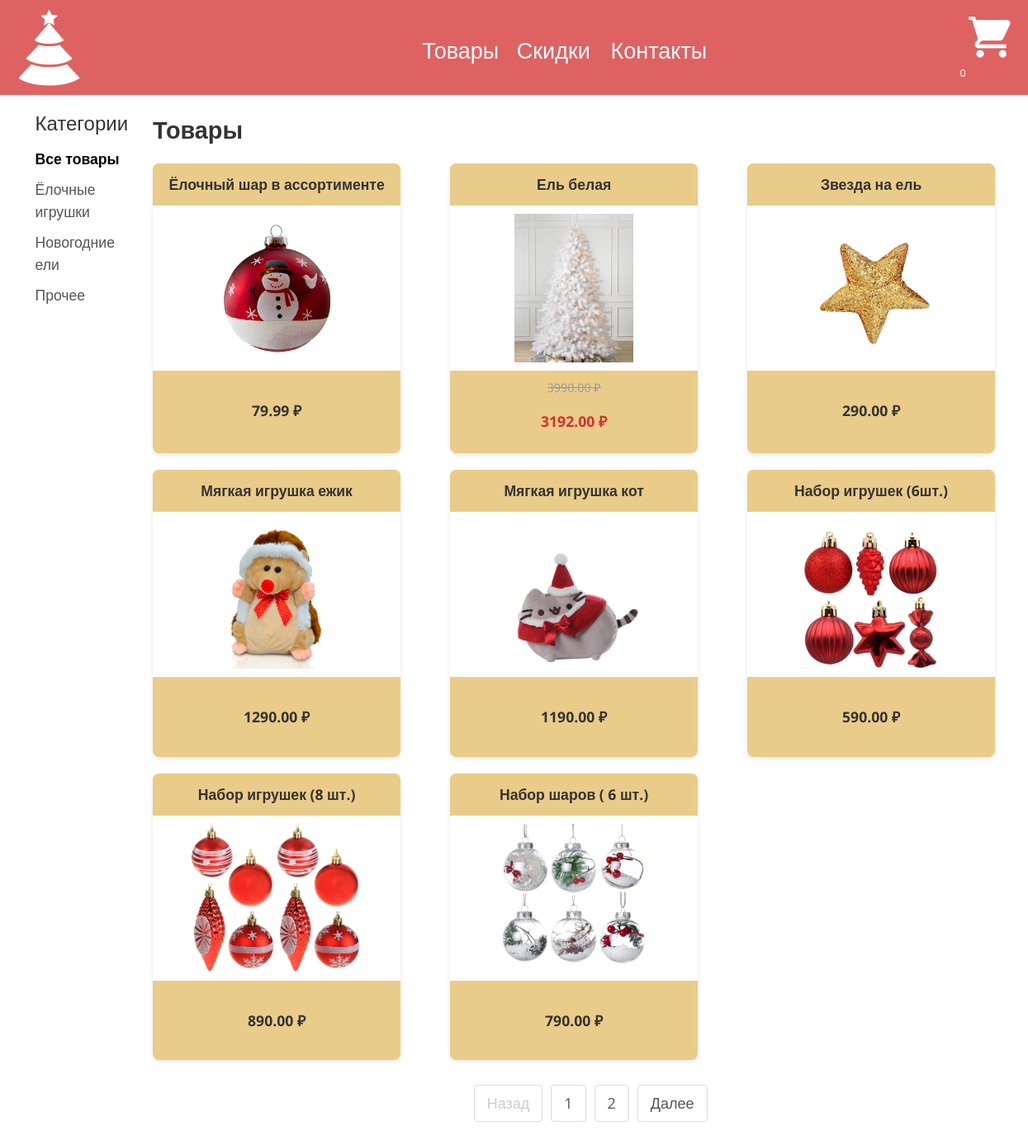
The app's page /shop/ with its own data.
### main/models.py (models this page shows, shortened)
class Category(models.Model):
    name = models.CharField(max_length=20,
                            unique=True)
    slug = models.SlugField(max_length=20,
                            unique=True)
    class Meta:
        ordering = ['name']
        indexes = [models.Index(fields=['name'])]
        verbose_name = 'category'
        verbose_name_plural = 'categories'
    def get_absolute_url(self):
        return reverse("main:product_list_by_category",
                       args=[self.slug])

class Product(models.Model):
    category = models.ForeignKey(Category,
                                 related_name='products',
                                 on_delete=models.CASCADE)
    name = models.CharField(max_length=27)
    slug = models.SlugField(max_length=50)
    image = models.ImageField(upload_to='products/%Y/%m/%d',
                              blank=True)
    description = models.TextField(blank=True)
    price = models.DecimalField(max_digits=10,
                                decimal_places=2)
    available = models.BooleanField(default=True)
    created = models.DateTimeField(auto_now_add=True)
    updated = models.DateTimeField(auto_now=True)
    discount = models.DecimalField(default=0.00, max_digits=4,
                                   decimal_places=2)
    class Meta:
        ordering = ['name']
        indexes = [
            models.Index(fields=['id', 'slug']),
            models.Index(fields=['name']),
            models.Index(fields=['-created']),
        ]
    def get_absolute_url(self):
        return reverse('main:product_detail',
                       args=[self.slug])
    def sell_price(self):
        if self.discount:
            return round(self.price - self.price * self.discount / 100, 2)
        return self.price

### main/views.py (the view)
# urls.py: path('shop/', views.product_list, name='product_list'),
def product_list(request, category_slug=None):
    page = request.GET.get('page', 1)
    category = None
    categories = Category.objects.all()
    products = Product.objects.filter(available=True)
    paginator = Paginator(products, 8)
    current_page = paginator.page(int(page))
    if category_slug:
        category = get_object_or_404(Category,
                                     slug=category_slug)
        paginator = Paginator(products.filter(category=category), 8)
        current_page = paginator.page(int(page))
    return render(request,
                  'main/product/list.html',
                  {'category': category,
                   'categories': categories,
                   'products': current_page,
                   'slug_url': category_slug})

### cart/cart.py (called while the page is built)
    def __len__(self):
        return sum(item['quantity'] for item in self.cart.values())

### cart/context_processors.py (called while the page is built)
def cart(request):
    return{'cart' : Cart(request)}

### main/templates/main/product/list.html (shortened to what this page needs)
{% extends "main/base.html" %}
{% load static %}
{% block content %}
    <div class="list">
        <div class="sidebar">
            <h3>Категории</h3>
            <ul>
                <li {% if not category %}class="selected"{% endif %}>
                    <a href="{% url "main:product_list" %}">Все товары</a>
                </li>
                {% for c in categories %}
                    <li {% if category.slug == c.slug %}class="selected"{% endif %}>
                        <a href="{{ c.get_absolute_url}}">{{ c.name }}</a>
                    </li>
                {% endfor %}
            </ul>
        </div>
        <div class="main">
            <div class="main-title">
                {% if category %}{{ category.name}}{%else%}Товары{% endif %}
            </div>
            <div class="product-list">
                <div class="item">
                    {% for product in products %}
                        <div class="item">
                            <a href="{{product.get_absolute_url}}" class="home-card">
                                <h5 class="title-card">{{product.name}}</h5>
                                <img src="{{ product.image.url }}" alt="" class="card-img">
                                {% if product.discount %}
                                    <div class="card-discount">
                                        <p class="line">{{ product.price }} ₽</p>
                                        <p>{{ product.sell_price }} ₽</p>
                                    </div>
                                {% else %}
                                    <p class="price">{{ product.price }} ₽</p>
                                {% endif %}
                            </a>
                        </div>
                    {% endfor %}
                </div>
            </div>
            <ul class="pagination">
                <li class="{% if not products.has_previous %}disabled{% endif %}">
                    <a href="{% if products.has_previous %}?page={{ products.previous_page_number }}{% endif %}">Назад</a>
                </li>
                {% for page in products.paginator.page_range %}
                    {% if page >= products.number|add:-2 and page <= products.number|add:2 %}
                        <li>
                            <a href="?page={{ page }}" class="{% if products.number == page %}disabled{% endif %}">{{ page }}</a>
                        </li>
                    {% endif %}
                {% endfor %}
                <li class="{% if not products.has_next %}disabled{% endif %}">
                    <a href="{% if products.has_next %}?page={{ products.next_page_number }}{% endif %}">Далее</a>
                </li>
            </ul>
        </div>
    </div>
{% endblock content %}

### main/static/css/base.css (style rules this page uses)
body { font-family: "Open Sans", sans-serif; font-size: 18px; padding: 0; margin: 0; overflow-x:hidden; }
ul { list-style: none; }
a { text-decoration: none; color: black; }
h3 { font-size: 36px; }
h5 { font-size: 18px; margin: 0; font-weight: 600; }
.home-card { min-width: 200px; width: 300px; height: 220px; background-color: #EACC8A; border-radius: 15px; }
.title-card { margin-top: 20px; margin-left: 10px; font-size: 20px; font-weight: bold; margin-bottom: 8px; color: #333; }
.card-img { height: 40%; width: 40%; background-color: #DE6262; }
.price { margin-left: 10px; font-size: 20px; margin-bottom: 8px; color: #333; }
.item { display: flex; flex-wrap: wrap; gap: 20px; justify-content: center; }
.list { display: flex; max-width: 1200px; margin: 0 auto; padding: 20px; }
.sidebar { width: 250px; padding-right: 30px; }
.sidebar h3 { font-size: 1.5rem; margin-bottom: 15px; color: #333; }
.sidebar ul { list-style: none; padding: 0; }
.sidebar li { margin-bottom: 10px; }
.sidebar a { text-decoration: none; color: #555; font-size: 1.1rem; transition: color 0.3s; }
.sidebar .selected a { color: #000; font-weight: bold; }
.main { flex: 1; }
.main-title { font-size: 1.8rem; margin-bottom: 20px; color: #333; font-weight: bold; }
.product-list { margin-bottom: 30px; }
.product-list .item { display: grid; grid-template-columns: repeat(3, 1fr); gap: 20px; }
.home-card { display: flex; flex-direction: column; text-decoration: none; color: #333; background: #EACC8A; border-radius: 8px; overflow: hidden; box-shadow: 0 2px 5px rgba(0,0,0,0.1); transition: transform 0.3s, box-shadow 0.3s; height: 100%; }
.title-card { padding: 15px; margin: 0; font-size: 1.1rem; text-align: center; background: #EACC8A; }
.card-img { width: 100%; height: 200px; object-fit: contain; padding: 10px; background: #fff; }
.price, .card-discount { padding: 10px 15px; text-align: center; font-size: 1.2rem; font-weight: bold; color: #333; margin-top: auto; }
.card-discount .line { text-decoration: line-through; color: #999; font-size: 1rem; font-weight: normal; }
.pagination { display: flex; justify-content: center; list-style: none; padding: 0; margin-top: 30px; }
.pagination li { margin: 0 5px; }
.pagination a { display: inline-block; padding: 8px 15px; text-decoration: none; color: #555; border: 1px solid #ddd; border-radius: 4px; transition: all 0.3s; }
.pagination .disabled a { color: #ccc; pointer-events: none; cursor: default; }
.price { font-size: 1.5rem; font-weight: bold; color: #333; margin: 25px 0; }
.card-discount .line { text-decoration: line-through; color: #999; font-size: 0.9rem; }
.card-discount p:last-child { color: #d32f2f; font-weight: bold; font-size: 1.1rem; }
.price { font-size: 1.1rem; font-weight: bold; color: #333; }

### records on screen
Category: name "Ёлочные игрушки"
Category: name "Новогодние ели"
Category: name "Прочее"
Product: name "Ёлочный шар в ассортименте", image (picture), price "79.99"
Product: name "Ель белая", image (picture), price "3990.00", sell_price "3192.00"
Product: name "Звезда на ель", image (picture), price "290.00"
Product: name "Мягкая игрушка ежик", image (picture), price "1290.00"
Product: name "Мягкая игрушка кот", image (picture), price "1190.00"
Product: name "Набор игрушек (6шт.)", image (picture), price "590.00"
Product: name "Набор игрушек (8 шт.)", image (picture), price "890.00"
Product: name "Набор шаров ( 6 шт.)", image (picture), price "790.00"

### other values on screen
{{ page }} "1" "2"
